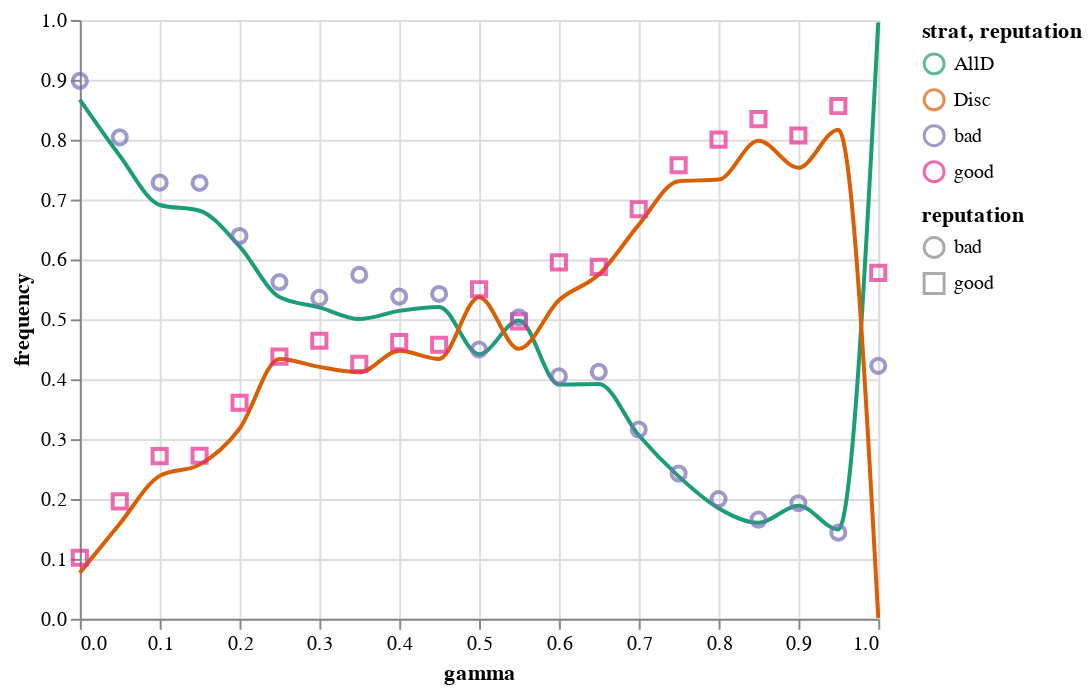

Notebook source saved alongside this figure:
### Code cell
strat_chart + reps_chart

### Figure 1 — Vega-Lite specification as saved in the notebook (floating-point values rounded to 4 significant figures)
{"config": {"view": {"continuousWidth": 400, "continuousHeight": 300}}, "layer": [{"data": {"name": "data-4442160ba141e9fbeaecd7beabc49964"}, "mark": {"type": "line", "interpolate": "monotone"}, "encoding": {"color": {"field": "strat", "scale": {"scheme": "dark2"}, "sort": "descending", "type": "nominal"}, "x": {"field": "gamma", "type": "quantitative"}, "y": {"field": "frequency", "type": "quantitative"}}}, {"data": {"name": "data-df10d9b62634ec98cd6557e85c0103ad"}, "mark": {"type": "point", "size": 50}, "encoding": {"color": {"field": "reputation", "type": "nominal"}, "shape": {"field": "reputation", "type": "nominal"}, "x": {"field": "gamma", "type": "quantitative"}, "y": {"field": "frequency", "type": "quantitative"}}}], "$schema": "https://vega.github.io/schema/vega-lite/v4.17.0.json", "datasets": {"data-4442160ba141e9fbeaecd7beabc49964": [{"gamma": 0.0, "strat": "AllD", "frequency": 0.8668}, {"gamma": 0.05, "strat": "AllD", "frequency": 0.7732}, {"gamma": 0.1, "strat": "AllD", "frequency": 0.691}, {"gamma": 0.15, "strat": "AllD", "frequency": 0.6814}, {"gamma": 0.2, "strat": "AllD", "frequency": 0.622}, {"gamma": 0.25, "strat": "AllD", "frequency": 0.5372}, {"gamma": 0.3, "strat": "AllD", "frequency": 0.52}, {"gamma": 0.35, "strat": "AllD", "frequency": 0.5006}, {"gamma": 0.4, "strat": "AllD", "frequency": 0.5142}, {"gamma": 0.45, "strat": "AllD", "frequency": 0.5208}, {"gamma": 0.5, "strat": "AllD", "frequency": 0.4418}, {"gamma": 0.55, "strat": "AllD", "frequency": 0.498}, {"gamma": 0.6, "strat": "AllD", "frequency": 0.3912}, {"gamma": 0.65, "strat": "AllD", "frequency": 0.3922}, {"gamma": 0.7, "strat": "AllD", "frequency": 0.3064}, {"gamma": 0.75, "strat": "AllD", "frequency": 0.2378}, {"gamma": 0.8, "strat": "AllD", "frequency": 0.1846}, {"gamma": 0.85, "strat": "AllD", "frequency": 0.1602}, {"gamma": 0.9, "strat": "AllD", "frequency": 0.1888}, {"gamma": 0.95, "strat": "AllD", "frequency": 0.1492}, {"gamma": 1.0, "strat": "AllD", "frequency": 0.9958}, {"gamma": 0.0, "strat": "Disc", "frequency": 0.0768}, {"gamma": 0.05, "strat": "Disc", "frequency": 0.1588}, {"gamma": 0.1, "strat": "Disc", "frequency": 0.2386}, {"gamma": 0.15, "strat": "Disc", "frequency": 0.2574}, {"gamma": 0.2, "strat": "Disc", "frequency": 0.3174}, {"gamma": 0.25, "strat": "Disc", "frequency": 0.4338}, {"gamma": 0.3, "strat": "Disc", "frequency": 0.4206}, {"gamma": 0.35, "strat": "Disc", "frequency": 0.4116}, {"gamma": 0.4, "strat": "Disc", "frequency": 0.4476}, {"gamma": 0.45, "strat": "Disc", "frequency": 0.434}, {"gamma": 0.5, "strat": "Disc", "frequency": 0.537}, {"gamma": 0.55, "strat": "Disc", "frequency": 0.4508}, {"gamma": 0.6, "strat": "Disc", "frequency": 0.5318}, {"gamma": 0.65, "strat": "Disc", "frequency": 0.5748}, {"gamma": 0.7, "strat": "Disc", "frequency": 0.6578}, {"gamma": 0.75, "strat": "Disc", "frequency": 0.7308}, {"gamma": 0.8, "strat": "Disc", "frequency": 0.7334}, {"gamma": 0.85, "strat": "Disc", "frequency": 0.7984}, {"gamma": 0.9, "strat": "Disc", "frequency": 0.7532}, {"gamma": 0.95, "strat": "Disc", "frequency": 0.8166}, {"gamma": 1.0, "strat": "Disc", "frequency": 0.0014}], "data-df10d9b62634ec98cd6557e85c0103ad": [{"gamma": 0.0, "reputation": "good", "frequency": 0.1018}, {"gamma": 0.05, "reputation": "good", "frequency": 0.196}, {"gamma": 0.1, "reputation": "good", "frequency": 0.2716}, {"gamma": 0.15, "reputation": "good", "frequency": 0.2722}, {"gamma": 0.2, "reputation": "good", "frequency": 0.3608}, {"gamma": 0.25, "reputation": "good", "frequency": 0.4378}, {"gamma": 0.3, "reputation": "good", "frequency": 0.4642}, {"gamma": 0.35, "reputation": "good", "frequency": 0.4256}, {"gamma": 0.4, "reputation": "good", "frequency": 0.462}, {"gamma": 0.45, "reputation": "good", "frequency": 0.4576}, {"gamma": 0.5, "reputation": "good", "frequency": 0.5504}, {"gamma": 0.55, "reputation": "good", "frequency": 0.4966}, {"gamma": 0.6, "reputation": "good", "frequency": 0.5952}, {"gamma": 0.65, "reputation": "good", "frequency": 0.5876}, {"gamma": 0.7, "reputation": "good", "frequency": 0.684}, {"gamma": 0.75, "reputation": "good", "frequency": 0.7574}, {"gamma": 0.8, "reputation": "good", "frequency": 0.8002}, {"gamma": 0.85, "reputation": "good", "frequency": 0.8344}, {"gamma": 0.9, "reputation": "good", "frequency": 0.807}, {"gamma": 0.95, "reputation": "good", "frequency": 0.8562}, {"gamma": 1.0, "reputation": "good", "frequency": 0.5776}, {"gamma": 0.0, "reputation": "bad", "frequency": 0.8982}, {"gamma": 0.05, "reputation": "bad", "frequency": 0.804}, {"gamma": 0.1, "reputation": "bad", "frequency": 0.7284}, {"gamma": 0.15, "reputation": "bad", "frequency": 0.7278}, {"gamma": 0.2, "reputation": "bad", "frequency": 0.6392}, {"gamma": 0.25, "reputation": "bad", "frequency": 0.5622}, {"gamma": 0.3, "reputation": "bad", "frequency": 0.5358}, {"gamma": 0.35, "reputation": "bad", "frequency": 0.5744}, {"gamma": 0.4, "reputation": "bad", "frequency": 0.538}, {"gamma": 0.45, "reputation": "bad", "frequency": 0.5424}, {"gamma": 0.5, "reputation": "bad", "frequency": 0.4496}, {"gamma": 0.55, "reputation": "bad", "frequency": 0.5034}, {"gamma": 0.6, "reputation": "bad", "frequency": 0.4048}, {"gamma": 0.65, "reputation": "bad", "frequency": 0.4124}, {"gamma": 0.7, "reputation": "bad", "frequency": 0.316}, {"gamma": 0.75, "reputation": "bad", "frequency": 0.2426}, {"gamma": 0.8, "reputation": "bad", "frequency": 0.1998}, {"gamma": 0.85, "reputation": "bad", "frequency": 0.1656}, {"gamma": 0.9, "reputation": "bad", "frequency": 0.193}, {"gamma": 0.95, "reputation": "bad", "frequency": 0.1438}, {"gamma": 1.0, "reputation": "bad", "frequency": 0.4224}]}}
